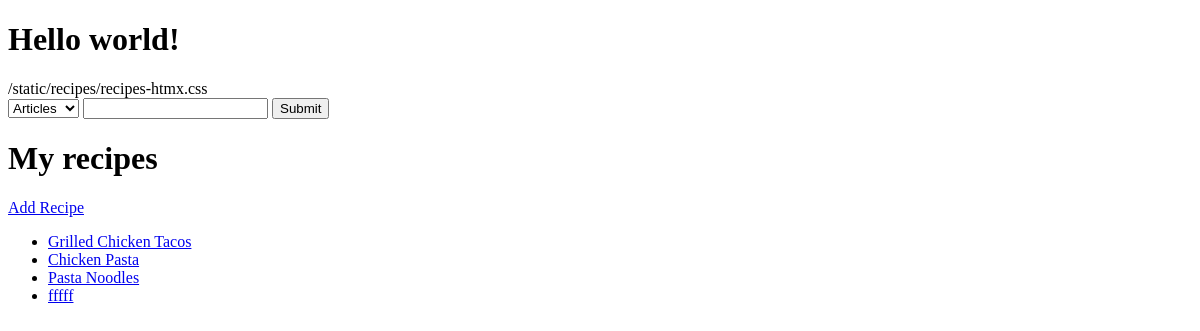
Page /pantry/recipes/ (signed in) on the committed database.
### recipes/models.py (models this page shows, shortened)
class Recipe(models.Model):
    user = models.ForeignKey(settings.AUTH_USER_MODEL, on_delete=models.CASCADE)
    name = models.CharField(max_length=220)
    description = models.TextField(blank=True, null=True)
    directions = models.TextField(blank=True, null=True)
    timestamp = models.DateTimeField(auto_now_add=True)
    updated = models.DateTimeField(auto_now=True)
    active = models.BooleanField(default=True)
    objects = RecipeManager()
    def get_absolute_url(self):
        return reverse("recipes:detail", kwargs={"id": self.id})

### recipes/views.py (the view)
# urls.py: path("", recipe_list_view, name='list'),
@login_required
def recipe_list_view(request):
    qs = Recipe.objects.filter(user=request.user)
    context = {
        "object_list": qs
    }
    return render(request, "recipes/list.html", context)

### recipes/models.py (called while the page is built)
    def get_queryset(self):
        return RecipeQuerySet(self.model, using=self._db)

### templates/recipes/list.html
{% extends "base.html" %}
{% block content %}
<h1>My recipes</h1>
<a href='{% url "recipes:create" %}'>Add Recipe</a>
<ul>
    {% for x in object_list %}
        <li><a href='{{ x.get_absolute_url }}'>{{ x.name }}</a></li>
    {% endfor %}
</ul>
{% endblock content %}

### rows in the picture
Recipe: name "Grilled Chicken Tacos"
Recipe: name "Chicken Pasta"
Recipe: name "Pasta Noodles"
Recipe: name "fffff"
